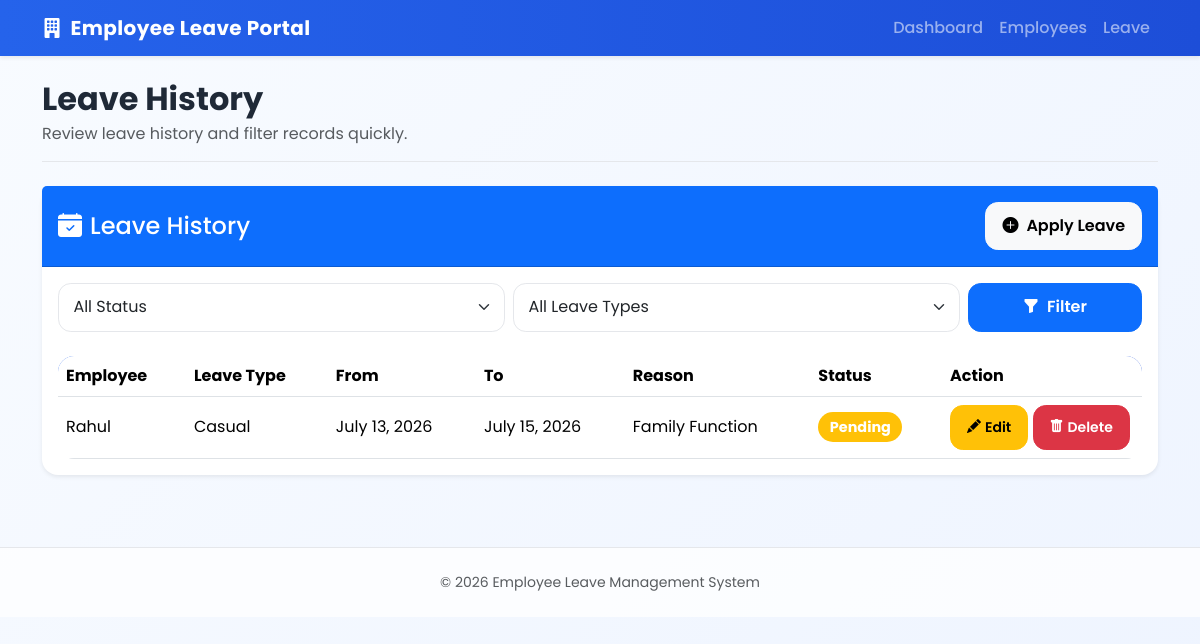
/leave/display/, run on the app's committed database.
### leave_management/models.py (models this page shows, shortened)
class Leave(models.Model):
    LEAVE_TYPE_CHOICES = [
        ('Casual', 'Casual'),
        ('Sick', 'Sick'),
        ('Earned', 'Earned'),
    ]
    STATUS_CHOICES = [
        ('Pending', 'Pending'),
        ('Approved', 'Approved'),
        ('Rejected', 'Rejected'),
    ]
    employee = models.ForeignKey(Employee, on_delete=models.CASCADE)
    leave_type = models.CharField(max_length=20, choices=LEAVE_TYPE_CHOICES)
    from_date = models.DateField()
    to_date = models.DateField()
    reason = models.TextField()
    status = models.CharField(max_length=10, choices=STATUS_CHOICES, default='Pending')

### employee/models.py (models this page shows, shortened)
class Employee(models.Model):
    employee_id = models.IntegerField()
    name = models.CharField(max_length=100)
    email = models.EmailField()
    department = models.CharField(max_length=100)
    mobile_number = models.CharField(max_length=10)
    date_of_joining = models.DateField()

### leave_management/views.py (the view)
# urls.py: path('display/', views.display_leave, name='display_leave'),
def display_leave(request):
    status = request.GET.get("status")
    leave_type = request.GET.get("leave_type")
    leaves = Leave.objects.all()
    if status:
        leaves = leaves.filter(status=status)
    if leave_type:
        leaves = leaves.filter(leave_type=leave_type)
    context = {
        "leaves": leaves
    }
    return render(request, "leave_management/display_leave.html", context)

### leave_management/templates/leave_management/display_leave.html (shortened to what this page needs)
{% extends 'base.html' %}
{% block page_title %}Leave History{% endblock %}
{% block page_description %}Review leave history and filter records quickly.{% endblock %}
{% block content %}
<div class="card border-0 shadow-sm">
    <div class="card-header bg-primary text-white d-flex justify-content-between align-items-center py-3">
        <div>
            <h4 class="mb-0"><i class="bi bi-calendar-check-fill me-2"></i>Leave History</h4>
        </div>
        <a href="{% url 'apply_leave' %}" class="btn btn-light">
            <i class="bi bi-plus-circle-fill me-2"></i>Apply Leave
        </a>
    </div>
    <div class="card-body">
        <form method="GET" class="row g-2 mb-4">
            <div class="col-md-5">
                <select class="form-select" name="status">
                    <option value="">All Status</option>
                </select>
            </div>
            <div class="col-md-5">
                <select class="form-select" name="leave_type">
                    <option value="">All Leave Types</option>
                </select>
            </div>
            <div class="col-md-2">
                <button class="btn btn-primary w-100"><i class="bi bi-funnel-fill me-2"></i>Filter</button>
            </div>
        </form>
        <div class="table-responsive">
            <table class="table table-hover align-middle mb-0">
                <thead>
                    <tr>
                        <th>Employee</th>
                        <th>Leave Type</th>
                        <th>From</th>
                        <th>To</th>
                        <th>Reason</th>
                        <th>Status</th>
                        <th width="200">Action</th>
                    </tr>
                </thead>
                <tbody>
                    {% for leave in leaves %}
                    <tr>
                        <td>{{ leave.employee.name }}</td>
                        <td>{{ leave.leave_type }}</td>
                        <td>{{ leave.from_date }}</td>
                        <td>{{ leave.to_date }}</td>
                        <td>{{ leave.reason }}</td>
                        <td>
                            {% if leave.status == "Pending" %}
                            <span class="badge bg-warning">Pending</span>
                            {% elif leave.status == "Approved" %}
                            <span class="badge bg-success">Approved</span>
                            {% else %}
                            <span class="badge bg-danger">Rejected</span>
                            {% endif %}
                        </td>
                        <td>
                            <a href="{% url 'update_leave' leave.id %}" class="btn btn-warning btn-sm"><i class="bi bi-pencil-fill me-1"></i>Edit</a>
                            <a href="{% url 'delete_leave' leave.id %}" class="btn btn-danger btn-sm" onclick="return confirm('Delete this leave record?')"><i class="bi bi-trash-fill me-1"></i>Delete</a>
                        </td>
                    </tr>
                    {% empty %}
                    <tr>
                        <td colspan="7" class="text-center text-danger py-4">No Leave Records Found</td>
                    </tr>
                    {% endfor %}
                </tbody>
            </table>
        </div>
    </div>
</div>
{% endblock %}

### static/css/style.css (style rules this page uses)
:root { --primary: #2563eb; --primary-dark: #1d4ed8; --success: #16a34a; --warning: #f59e0b; --danger: #dc2626; --muted: #6b7280; --surface: #ffffff; --border: #e5e7eb; }
body { font-family: 'Poppins', sans-serif; background: linear-gradient(135deg, #f8fbff 0%, #eef4ff 100%); color: #1f2937; min-height: 100vh; }
.card { border: 0; border-radius: 1rem; box-shadow: 0 12px 30px rgba(15, 23, 42, 0.08); transition: transform 0.2s ease, box-shadow 0.2s ease; }
.btn { border-radius: 0.8rem; font-weight: 600; padding: 0.7rem 1rem; }
.table { border-radius: 1rem; overflow: hidden; }
.table thead { background: linear-gradient(90deg, var(--primary) 0%, var(--primary-dark) 100%); color: white; }
.form-control, .form-select, textarea { border-radius: 0.8rem; border-color: var(--border); padding: 0.7rem 0.9rem; }
.badge { font-size: 0.9rem; padding: 0.55em 0.8em; border-radius: 999px; }

### data on the page
Leave: employee.name "Rahul", leave_type "Casual", from_date "July 13, 2026", to_date "July 15, 2026", reason "Family Function", status "Pending"
